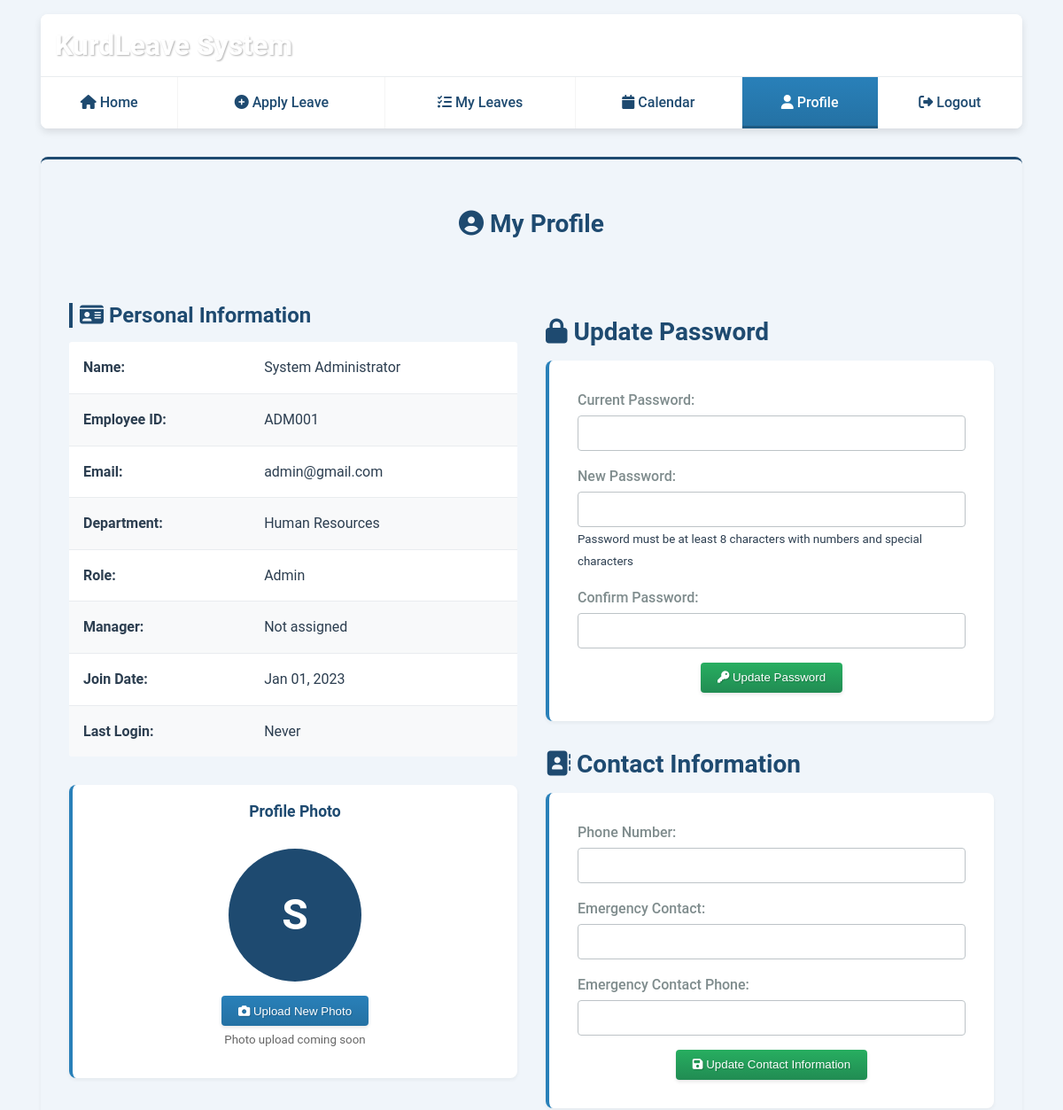
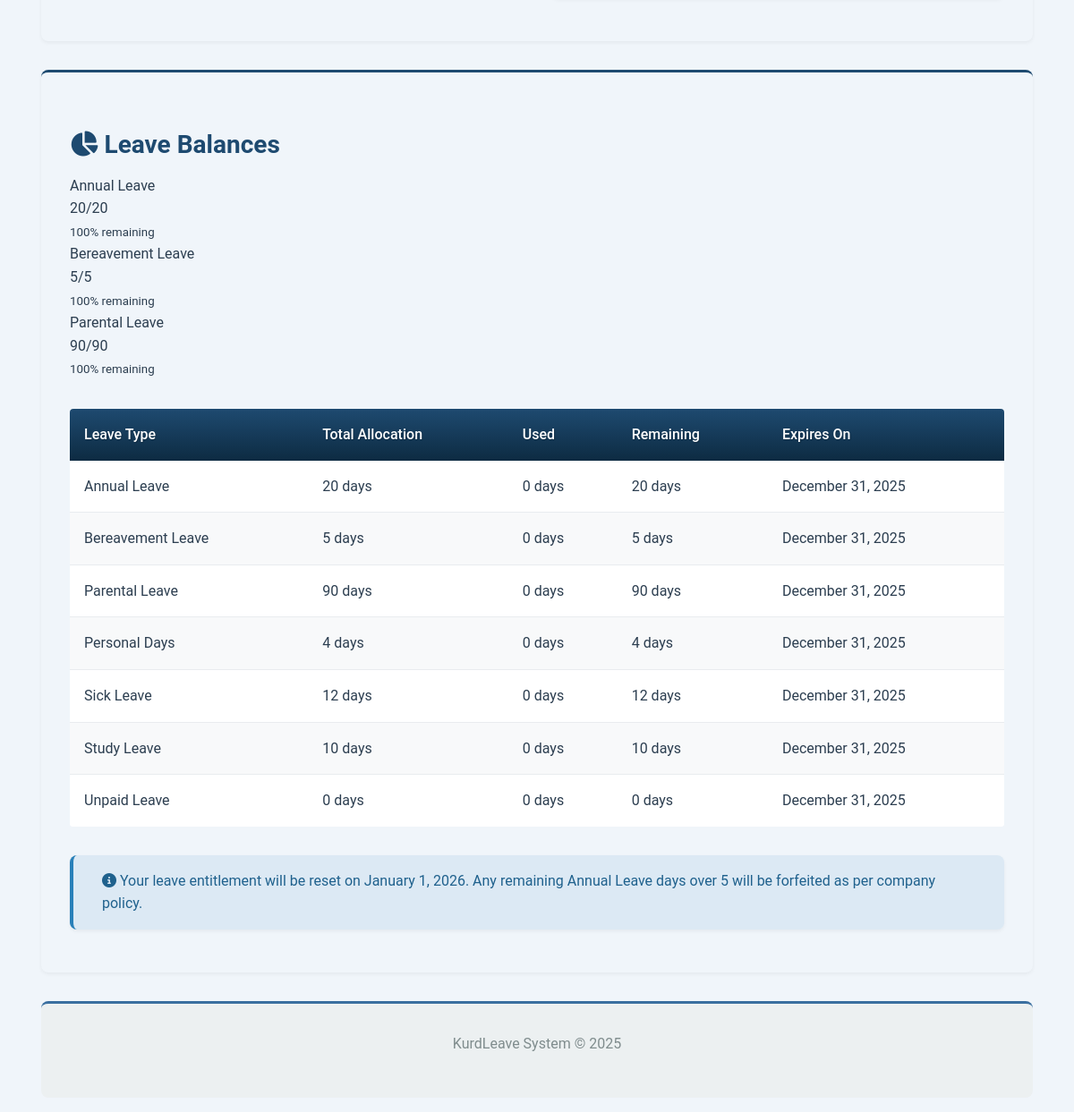
Screenshot of /user/profile.php (signed in) with the database file from the repository (2 pictures, top to bottom).
### tables this page shows
CREATE TABLE users (
    id INT PRIMARY KEY AUTO_INCREMENT,
    employee_id VARCHAR(20) UNIQUE NOT NULL,  
    name VARCHAR(100) NOT NULL,               
    email VARCHAR(100) UNIQUE NOT NULL,       
    password VARCHAR(255) NOT NULL,
    phone VARCHAR(20),
    emergency_contact VARCHAR(100),
    emergency_phone VARCHAR(20),
    department_id INT,
    manager_id INT,
    role ENUM('admin', 'manager', 'employee') DEFAULT 'employee',
    join_date DATE,
    status ENUM('active', 'inactive', 'pending') DEFAULT 'active',
    last_login TIMESTAMP NULL,
    created_at TIMESTAMP DEFAULT CURRENT_TIMESTAMP,
    updated_at TIMESTAMP DEFAULT CURRENT_TIMESTAMP ON UPDATE CURRENT_TIMESTAMP,
    FOREIGN KEY (department_id) REFERENCES departments(id),
    FOREIGN KEY (manager_id) REFERENCES users(id)
);

CREATE TABLE departments (
    id INT PRIMARY KEY AUTO_INCREMENT,
    name VARCHAR(100) NOT NULL,            
    description TEXT,                      
    created_at TIMESTAMP DEFAULT CURRENT_TIMESTAMP
);

CREATE TABLE leave_types (
    id INT PRIMARY KEY AUTO_INCREMENT,
    name VARCHAR(50) NOT NULL,             
    default_allocation INT DEFAULT 0,      
    carry_forward_limit INT DEFAULT 0,     
    min_notice_days INT DEFAULT 0,         
    requires_documentation BOOLEAN DEFAULT FALSE,  
    status ENUM('active', 'inactive') DEFAULT 'active',
    created_at TIMESTAMP DEFAULT CURRENT_TIMESTAMP
);

### php/functions.php (called while the page is built, shortened)
<?php
require_once 'database.php';
function is_logged_in() {
    return isset($_SESSION['user_id']);
}
function get_logged_in_user() {
    return db_fetch("SELECT * FROM users WHERE id = ?", [$_SESSION['user_id']]);
}
function get_department_by_id($id) {
    return db_fetch("SELECT * FROM departments WHERE id = ?", [$id]);
}
function get_all_leave_types() {
    return db_fetch_all("SELECT * FROM leave_types WHERE status = 'active' ORDER BY name");
}
function format_date($date, $format = 'M d, Y') {
    return date($format, strtotime($date));
}
?>

### php/database.php (called while the page is built, shortened)
<?php
class Database {
    private static $connection = null;
    public static function getConnection() {
        if (self::$connection === null) {
            try {
                $dsn = "mysql:host=" . DB_HOST . ";port=" . DB_PORT . ";dbname=" . DB_DATABASE . ";charset=utf8mb4";
                self::$connection = new PDO($dsn, DB_USERNAME, DB_PASSWORD, [
                    PDO::ATTR_ERRMODE => PDO::ERRMODE_EXCEPTION,
                    PDO::ATTR_DEFAULT_FETCH_MODE => PDO::FETCH_ASSOC,
                    PDO::ATTR_EMULATE_PREPARES => false,
                ]);
            } catch (PDOException $e) {
                if (APP_DEBUG === 'true') {
                    die("Database connection failed: " . $e->getMessage());
                } else {
                    die("Database connection failed. Please try again later.");
                }
            }
        }
        return self::$connection;
    }
    public static function query($sql, $params = []) {
        try {
            $stmt = self::getConnection()->prepare($sql);
            $stmt->execute($params);
            return $stmt;
        } catch (PDOException $e) {
            if (APP_DEBUG === 'true') {
                die("Query failed: " . $e->getMessage() . " SQL: " . $sql);
            } else {
                die("Database error. Please try again later.");
            }
        }
    }
    public static function fetch($sql, $params = []) {
        return self::query($sql, $params)->fetch();
    }
    public static function fetchAll($sql, $params = []) {
        return self::query($sql, $params)->fetchAll();
    }
}
function db_fetch($sql, $params = []) {
    return Database::fetch($sql, $params);
}
function db_fetch_all($sql, $params = []) {
    return Database::fetchAll($sql, $params);
}
?>

### user/profile.php (the view, shortened to what this page needs)
<?php
require_once '../php/functions.php';
$user = get_logged_in_user();
$department = get_department_by_id($user['department_id']);
$manager = $user['manager_id'] ? get_user_by_id($user['manager_id']) : null;
$year = date('Y');
$leave_types = get_all_leave_types();
$leave_balances = [];
foreach ($leave_types as $leave_type) {
    $balance = get_user_leave_balance($user['id'], $leave_type['id'], $year);
    if ($balance) {
        $leave_balances[$leave_type['id']] = $balance;
    } else {
        $default_balance = [
            'total_allocation' => $leave_type['default_allocation'],
            'used_days' => 0,
            'remaining_days' => $leave_type['default_allocation']
        ];
        $leave_balances[$leave_type['id']] = $default_balance;
    }
}
?>
<!DOCTYPE html>
<html lang="en">
<head>
  <link rel="stylesheet" href="../usercss/user-styles.css">
  <link rel="stylesheet" href="https://cdnjs.cloudflare.com/ajax/libs/font-awesome/6.4.0/css/all.min.css">
</head>
<body>
  <div class="container">
    <table class="main-header">
      <tr>
        <td colspan="6">
          <h1>KurdLeave System</h1>
        </td>
      </tr>
      <tr>
        <td><a href="home.php"><i class="fas fa-home"></i> Home</a></td>
        <td><a href="apply_leave.php"><i class="fas fa-plus-circle"></i> Apply Leave</a></td>
        <td><a href="my_leaves.php"><i class="fas fa-list-check"></i> My Leaves</a></td>
        <td><a href="calendar.php"><i class="fas fa-calendar"></i> Calendar</a></td>
        <td><b><a href="profile.php"><i class="fas fa-user"></i> Profile</a></b></td>
        <td><a href="logout.php"><i class="fas fa-sign-out-alt"></i> Logout</a></td>
      </tr>
    </table>
    <div class="content-panel">
      <div class="panel-heading text-center">
        <h2><i class="fas fa-user-circle"></i> My Profile</h2>
      </div>
      <div style="display: flex; flex-wrap: wrap; gap: var(--spacing-lg);">
        <div style="flex: 1; min-width: 300px;">
          <h3><i class="fas fa-id-card"></i> Personal Information</h3>
          <table class="bordered">
            <tr>
              <td><b>Name:</b></td>
              <td><?php echo htmlspecialchars($user['name']); ?></td>
            </tr>
            <tr>
              <td><b>Employee ID:</b></td>
              <td><?php echo htmlspecialchars($user['employee_id']); ?></td>
            </tr>
            <tr>
              <td><b>Email:</b></td>
              <td><?php echo htmlspecialchars($user['email']); ?></td>
            </tr>
            <tr>
              <td><b>Department:</b></td>
              <td><?php echo $department ? htmlspecialchars($department['name']) : 'Not assigned'; ?></td>
            </tr>
            <tr>
              <td><b>Role:</b></td>
              <td><?php echo ucfirst(htmlspecialchars($user['role'])); ?></td>
            </tr>
            <tr>
              <td><b>Manager:</b></td>
              <td><?php echo $manager ? htmlspecialchars($manager['name']) : 'Not assigned'; ?></td>
            </tr>
            <tr>
              <td><b>Join Date:</b></td>
              <td><?php echo $user['join_date'] ? format_date($user['join_date']) : 'Not set'; ?></td>
            </tr>
            <tr>
              <td><b>Last Login:</b></td>
              <td><?php echo $user['last_login'] ? format_datetime($user['last_login']) : 'Never'; ?></td>
            </tr>
          </table>
          <div class="card mt-3 text-center">
            <div class="card-header">Profile Photo</div>
            <div style="padding: 1rem;">
              <div style="width: 150px; height: 150px; margin: 0 auto; background-color: var(--primary-color); color: white; border-radius: 50%; display: flex; align-items: center; justify-content: center; font-size: 3rem; font-weight: bold;">
                <?php echo strtoupper(substr($user['name'], 0, 1)); ?>
              </div>
              <div class="mt-2">
                <button class="btn" disabled><i class="fas fa-camera"></i> Upload New Photo</button>
                <small style="display: block; margin-top: 5px; color: #666;">Photo upload coming soon</small>
              </div>
            </div>
          </div>
        </div>
        <div style="flex: 1; min-width: 300px;">
          <h2><i class="fas fa-lock"></i> Update Password</h2>
          <form action="" method="post" class="card">
            <div style="padding: var(--spacing-md);">
              <div class="mb-2">
                <label for="current-password">Current Password:</label>
                <input type="password" id="current-password" name="current_password" required>
              </div>
              <div class="mb-2">
                <label for="new-password">New Password:</label>
                <input type="password" id="new-password" name="new_password" required>
                <small>Password must be at least 8 characters with numbers and special characters</small>
              </div>
              <div class="mb-2">
                <label for="confirm-password">Confirm Password:</label>
                <input type="password" id="confirm-password" name="confirm_password" required>
              </div>
              <div class="text-center mt-2">
                <button type="submit" name="update_password" class="btn-success"><i class="fas fa-key"></i> Update Password</button>
              </div>
            </div>
          </form>
          <h2 class="mt-3"><i class="fas fa-address-book"></i> Contact Information</h2>
          <form action="" method="post" class="card">
            <div style="padding: var(--spacing-md);">
              <div class="mb-2">
                <label for="phone">Phone Number:</label>
                <input type="tel" id="phone" name="phone" value="<?php echo htmlspecialchars($user['phone'] ?? ''); ?>">
              </div>
              <div class="mb-2">
                <label for="emergency-contact">Emergency Contact:</label>
                <input type="text" id="emergency-contact" name="emergency_contact" value="<?php echo htmlspecialchars($user['emergency_contact'] ?? ''); ?>">
              </div>
              <div class="mb-2">
                <label for="emergency-phone">Emergency Contact Phone:</label>
                <input type="tel" id="emergency-phone" name="emergency_phone" value="<?php echo htmlspecialchars($user['emergency_phone'] ?? ''); ?>">
              </div>
              <div class="text-center mt-2">
                <button type="submit" name="update_contact" class="btn-success"><i class="fas fa-save"></i> Update Contact Information</button>
              </div>
            </div>
          </form>
        </div>
      </div>
    </div>
    <div class="content-panel">
      <h2><i class="fas fa-chart-pie"></i> Leave Balances</h2>
      <div class="stats-container">
        <?php foreach (array_slice($leave_types, 0, 3) as $leave_type): ?>
          <?php $balance = $leave_balances[$leave_type['id']]; ?>
          <div class="stat-card">
            <div class="stat-label"><?php echo htmlspecialchars($leave_type['name']); ?></div>
            <div class="stat-value">
              <?php echo $balance['remaining_days']; ?>/<?php echo $balance['total_allocation']; ?>
            </div>
            <small>
              <?php
              $percentage = $balance['total_allocation'] > 0 ? round(($balance['remaining_days'] / $balance['total_allocation']) * 100) : 0;
              echo $percentage; ?>% remaining
            </small>
          </div>
        <?php endforeach; ?>
      </div>
      <table class="data-table mt-3">
        <thead>
          <tr>
            <th>Leave Type</th>
            <th>Total Allocation</th>
            <th>Used</th>
            <th>Remaining</th>
            <th>Expires On</th>
          </tr>
        </thead>
        <tbody>
          <?php foreach ($leave_types as $leave_type): ?>
            <?php $balance = $leave_balances[$leave_type['id']]; ?>
            <tr>
              <td><?php echo htmlspecialchars($leave_type['name']); ?></td>
              <td><?php echo $balance['total_allocation']; ?> days</td>
              <td><?php echo $balance['used_days']; ?> days</td>
              <td><?php echo $balance['remaining_days']; ?> days</td>
              <td>December 31, <?php echo $year; ?></td>
            </tr>
          <?php endforeach; ?>
        </tbody>
      </table>
      <div class="alert alert-info mt-3">
        <i class="fas fa-info-circle"></i> Your leave entitlement will be reset on January 1, <?php echo $year + 1; ?>.
        Any remaining Annual Leave days over 5 will be forfeited as per company policy.
      </div>
    </div>
    <div class="footer">
      <p>KurdLeave System &copy; 2025</p>
    </div>
  </div>
</body>
</html>

### rows the page displays
users: name "System Administrator", employee "ADM001", email "admin@gmail.com", role "Admin", join_date "Jan 01, 2023", name "S"
departments: name "Human Resources"
leave_types: name "Annual Leave", default_allocation "20", percentage "100", requires_documentation "0"
leave_types: name "Bereavement Leave", id "5", id "100", id "0"
leave_types: name "Parental Leave", default_allocation "90", percentage "100", carry_forward_limit "0"
leave_types: name "Personal Days", id "4", id "0"
leave_types: name "Sick Leave", default_allocation "12", id "0"
leave_types: name "Study Leave", default_allocation "10", carry_forward_limit "0"
leave_types: name "Unpaid Leave", id "0"
